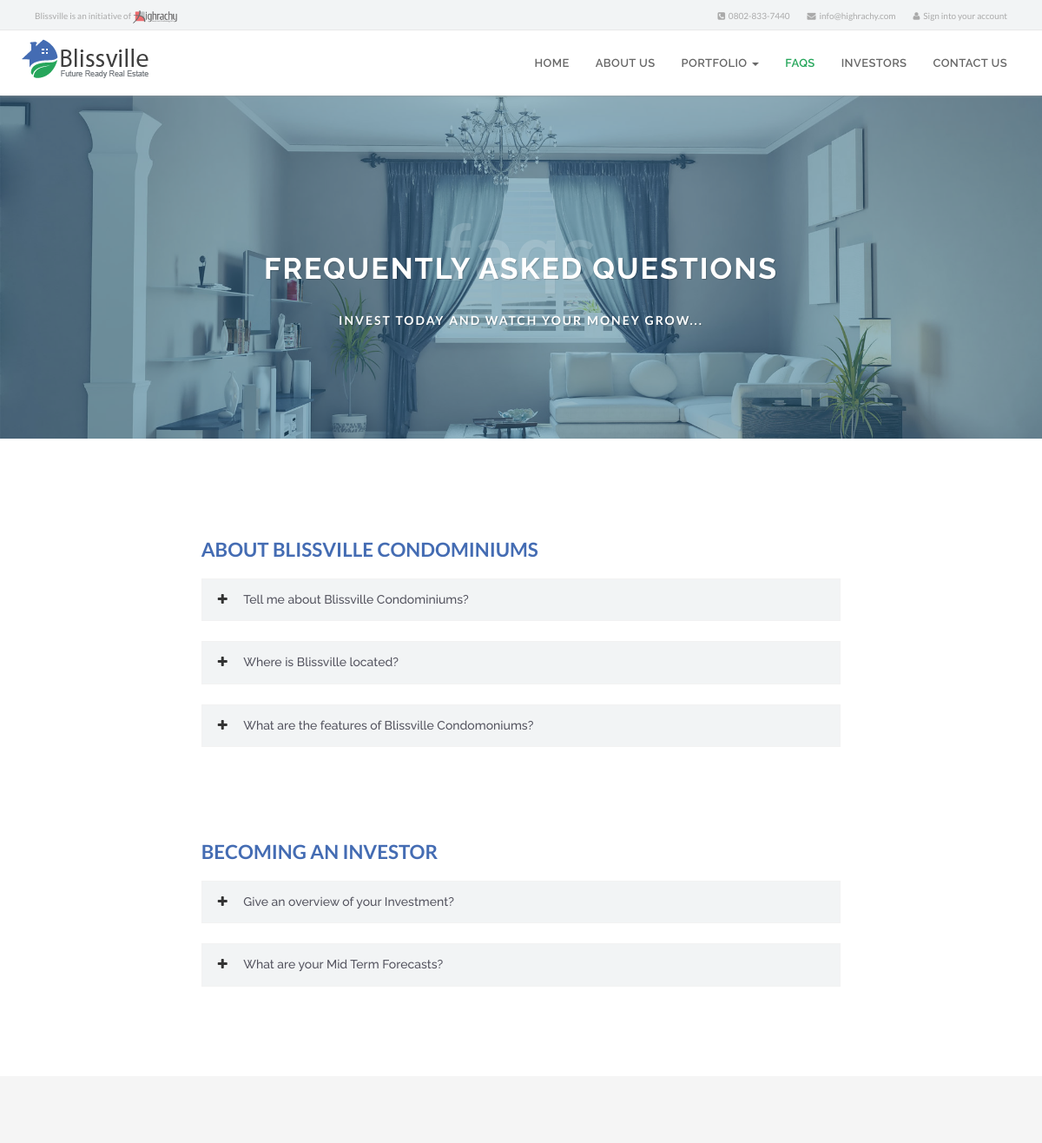
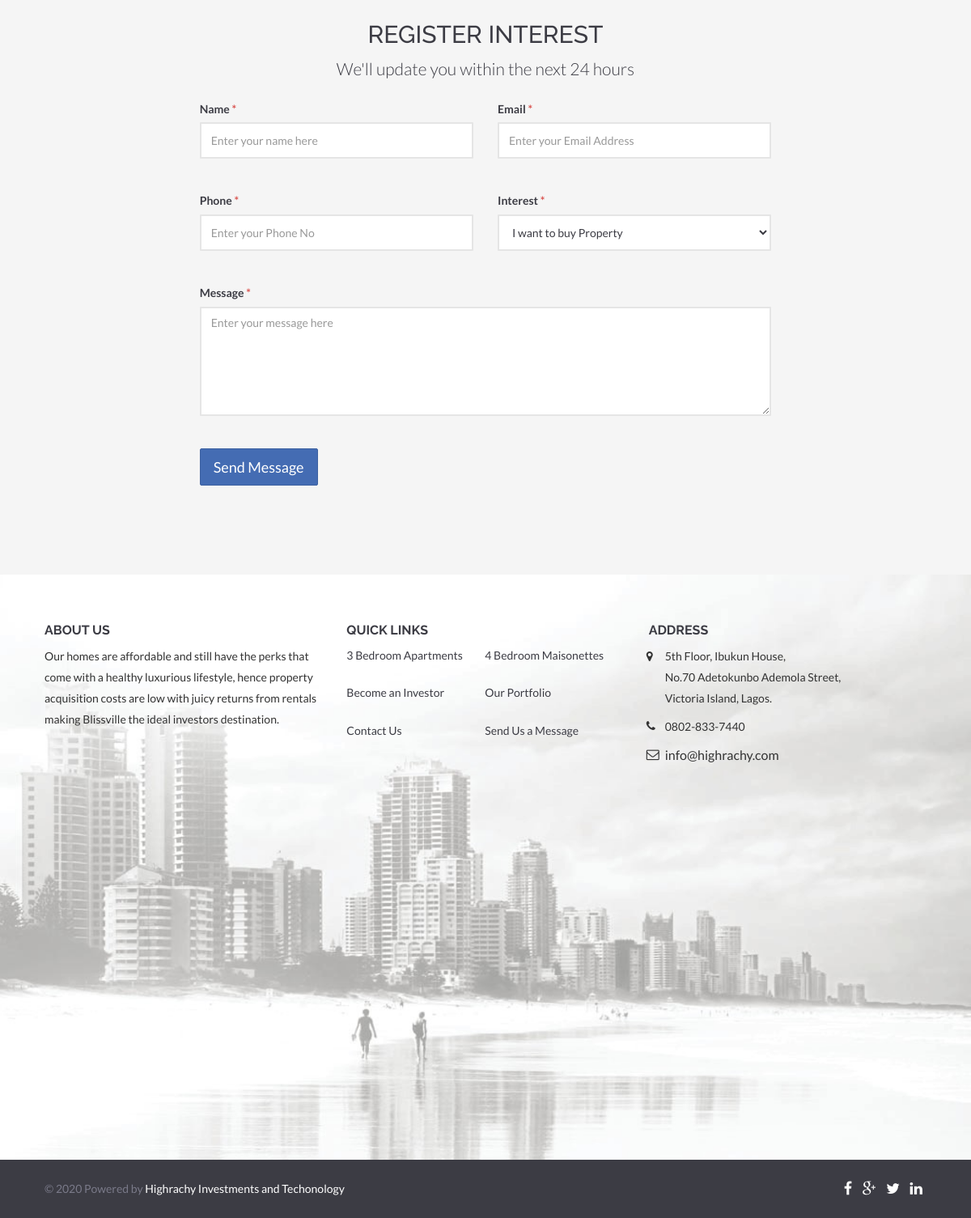
The app's page /faqs.php with its own data (2 pictures, top to bottom).
### tables this page shows
CREATE TABLE `faqs` (
  `id` int(11) NOT NULL,
  `question` varchar(500) NOT NULL,
  `answer` text,
  `priority` int(11) NOT NULL DEFAULT '1',
  `category` int(11) NOT NULL DEFAULT '1',
  `created_at` timestamp NOT NULL DEFAULT CURRENT_TIMESTAMP,
  `updated_at` datetime DEFAULT NULL
);

CREATE TABLE `faqs_category` (
  `id` int(11) NOT NULL,
  `name` varchar(200) NOT NULL,
  `priority` int(11) NOT NULL DEFAULT '1',
  `created_at` datetime NOT NULL,
  `updated_at` timestamp NOT NULL DEFAULT CURRENT_TIMESTAMP ON UPDATE CURRENT_TIMESTAMP
);

### config.php (called while the page is built, shortened)
<?php
function my_autoloader($className) {
    $className = strtolower($className);
    $path = CLASS_DIR."{$className}.class.php";
}
$db = new Database(DB_HOST, DB_USER, DB_PASSWORD, DB_NAME);

### inc/class/faqs.class.php (called while the page is built, shortened)
<?php
class FAQs extends Base{
	public static $table = "faqs";
	public static function join_query(){
		return "SELECT f.id, f.question, f.answer, f.priority, c.name as category, c.id as category_id FROM ".self::$table." f INNER JOIN ".FCategory::$table." c ON f.category = c.id";
	}
}

### inc/class/database.class.php (called while the page is built, shortened)
<?php
class Database {
private $link_id = 0;
private $query_id = 0;
public function __construct($server, $user, $pass, $database, $pre=''){
	$this->server=$server;
	$this->user=$user;
	$this->pass=$pass;
	$this->database=$database;
	$this->link_id = @mysqli_connect($this->server, $this->user, $this->pass, $this->database);
	if (!$this->link_id) {
		trigger_error('Could not connect to MySQL: ' . mysqli_connect_error());
	} else {
		mysqli_set_charset($this->link_id, 'utf8');
	}
}
public function query($sql) {
	$this->query_id = @mysqli_query($this->link_id,$sql);
	return $this->query_id;
}
protected function fetch_array($query_id=-1) {
	if ($query_id instanceof mysqli_result) {
		$this->query_id=$query_id;
	}
	if (isset($this->query_id)) {
		$record = @mysqli_fetch_assoc($this->query_id);
	}else{
		trigger_error("Invalid Records could not be fetched.");
	}
	return $record;
}
public function fetch_all_rows($sql) {
	$query_id = $this->query($sql);
	$out = array();
	while ($row = $this->fetch_array($query_id)){
		$out[] = $row;
	}
	return $out;
}
public function fetch_all_row($sql){
	return $this->fetch_all_rows($sql);
}
protected function free_result($query_id=-1) {
	if ($query_id instanceof mysqli_result) {
		$this->query_id=$query_id;
	}
}
}
?>

### inc/class/base.class.php (called while the page is built, shortened)
<?php
class Base{
	public static function list_all($limit = 0){
		global $db;
		$query = static::join_query();
		$rows = $db->fetch_all_row($query);
		return $rows;
	}
}

### faqs.php (the view, shortened to what this page needs)
<?php
include('config.php');
$faqs = FAQs::list_all();
include('inc/header.php');
?>
            <section class="page-content">
                <div class="container">
                    <div class="row">
                            <section class="faqs mt-80">
                                <div class="col-md-8 col-md-offset-2 col-sm-10 col-sm-offset-1">
                                    <?php
                                    $new_category = "";
                                    $count = 0;
                                    foreach ($faqs as $faq) :
                                        extract($faq);
                                        $count++;
                                        if ($category != $new_category):
                                          $new_category = $category;
                                    ?>
                                    <div class="<?php if ($count != 1) echo 'mt-80 ' ?>normal-header">
                                        <h3><?php echo $new_category ?></h3>
                                    </div>
                                    <?php endif; ?>
                                    <div class="accordions-type">
                                        <div class="panel-group" id="accordion" role="tablist" aria-multiselectable="true">
                                            <div class="panel panel-default">
                                                <div class="panel-heading" role="tab" id="short-accordion-type<?php echo $id ?>">
                                                    <h4 class="panel-title">
                                                        <a class="collapsed" data-toggle="collapse" data-parent="#accordion" href="#collapse<?php echo $id ?>" aria-expanded="false" aria-controls="collapse<?php echo $id ?>">
                                                        <?php echo LiveEdit::header($question,'question') ?>
                                                        </a>
                                                    </h4>
                                                </div>
                                                        <?php LiveEdit::end($id,'faqs');  ?>
                                            </div>
                                        </div>
                                    </div>
                                    <?php endforeach; ?>
                                </div>
                            </section>
                    </div>
                </div>
            </section>
<?php include('inc/footer.php');

### inc/class/liveedit.class.php (shortened to what this page needs)
<?php
class LiveEdit {
	protected static $can_edit = false;
	public static function activate(){
		self::$can_edit = false;
		return self::$can_edit;
	}
	public static function header($updated_content,$column_name){
		if (self::$can_edit){
			echo '<textarea name="data['.$column_name.']" class="header-editable">'.$updated_content.'</textarea>';
		} else {
			echo $updated_content;
		}
	}
}

### records on screen
faqs: faqs_category.name "ABOUT BLISSVILLE CONDOMINIUMS", question "Tell me about Blissville Condominiums?"
faqs: question "Where is Blissville located?"
faqs: question "What are the features of Blissville Condomoniums?"
faqs: faqs_category.name "BECOMING AN INVESTOR", question "Give an overview of your Investment?"
faqs: question "What are your Mid Term Forecasts?"

### other values on screen
$options['email'] "info@highrachy.com"
$options['phone'] "0802-833-7440"
$title "faqs"
$page_title "FREQUENTLY ASKED QUESTIONS"
$page_desc "INVEST TODAY AND WATCH YOUR MONEY GROW..."
form field interest "I want to buy Property"
